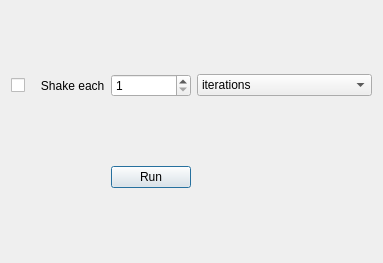
<?xml version="1.0" encoding="UTF-8"?>
<ui version="4.0">
 <class>RADialog</class>
 <widget class="QDialog" name="RADialog">
  <property name="geometry">
   <rect>
    <x>0</x>
    <y>0</y>
    <width>370</width>
    <height>263</height>
   </rect>
  </property>
  <property name="windowTitle">
   <string>Random Algorithm</string>
  </property>
  <layout class="QGridLayout" name="gridLayout">
   <item row="0" column="0">
    <layout class="QHBoxLayout" name="horizontalLayout_3">
     <item>
      <widget class="QCheckBox" name="checkBox">
       <property name="text">
        <string/>
       </property>
       <property name="checked">
        <bool>false</bool>
       </property>
      </widget>
     </item>
     <item>
      <widget class="QLabel" name="label_2">
       <property name="text">
        <string>   Shake each</string>
       </property>
      </widget>
     </item>
    </layout>
   </item>
   <item row="1" column="1">
    <layout class="QHBoxLayout" name="horizontalLayout_2">
     <item>
      <widget class="QPushButton" name="pushButton">
       <property name="text">
        <string>Run</string>
       </property>
      </widget>
     </item>
    </layout>
   </item>
   <item row="0" column="1">
    <layout class="QVBoxLayout" name="verticalLayout_4">
     <item>
      <widget class="QSpinBox" name="spinBox_2">
       <property name="minimum">
        <number>1</number>
       </property>
       <property name="maximum">
        <number>500000</number>
       </property>
      </widget>
     </item>
    </layout>
   </item>
   <item row="0" column="2" colspan="2">
    <layout class="QHBoxLayout" name="horizontalLayout">
     <item>
      <widget class="QComboBox" name="comboBox">
       <item>
        <property name="text">
         <string>iterations</string>
        </property>
       </item>
       <item>
        <property name="text">
         <string>iterations without changing</string>
        </property>
       </item>
      </widget>
     </item>
    </layout>
   </item>
  </layout>
 </widget>
 <resources>
  <include location="resources.qrc"/>
 </resources>
 <connections>
  <connection>
   <sender>pushButton</sender>
   <signal>clicked()</signal>
   <receiver>RADialog</receiver>
   <slot>slot2()</slot>
   <hints>
    <hint type="sourcelabel">
     <x>168</x>
     <y>205</y>
    </hint>
    <hint type="destinationlabel">
     <x>58</x>
     <y>141</y>
    </hint>
   </hints>
  </connection>
  <connection>
   <sender>checkBox</sender>
   <signal>clicked(bool)</signal>
   <receiver>RADialog</receiver>
   <slot>slot4()</slot>
   <hints>
    <hint type="sourcelabel">
     <x>22</x>
     <y>64</y>
    </hint>
    <hint type="destinationlabel">
     <x>70</x>
     <y>98</y>
    </hint>
   </hints>
  </connection>
 </connections>
 <slots>
  <slot>run()</slot>
  <slot>draw_metamodels()</slot>
  <slot>use_metamodels()</slot>
  <slot>loadAlgConf()</slot>
  <slot>openDialog()</slot>
  <slot>change_metamodel()</slot>
  <slot>changePCPersent()</slot>
  <slot>showMetamodelsRes()</slot>
  <slot>slot2()</slot>
  <slot>slot3()</slot>
  <slot>slot4()</slot>
 </slots>
</ui>
